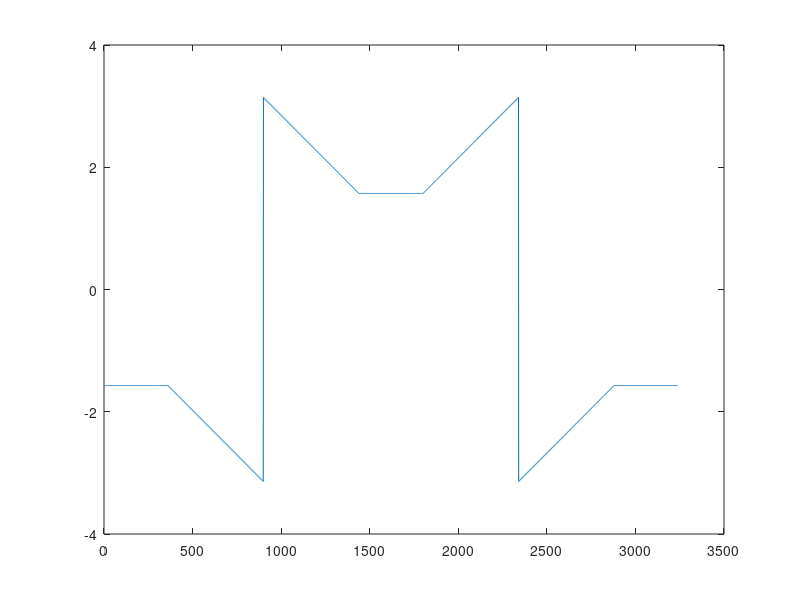

This chart was generated by the following MATLAB code: (Note: this script raises an error after producing the figure.)
% 場景測試腳本：S 曲線 下的路徑生成驗證


clear all
close all
clc


points=360*3;
t=linspace(pi,0,points);
a=15;
for i=1:points
x1(i)=(a+5)+a*cos(t(i));
y1(i)=(a+5)+a*sin(t(i));
end

x2=35*ones(1,360);
y2=linspace(19.95,-10,360);

t=linspace(-pi,0,points);
for i=1:points
x3(i)=55+20*cos(t(i));
y3(i)=-10+20*sin(t(i));
end

x0=5*ones(1,360);
y0=linspace(-24.95,19.95,360);

xe=75*ones(1,360);
ye=linspace(-9.95,30,360);

points=360*3;
t=linspace(-pi,0,points);
a=15;
for i=1:points
x5(i)=(a+5)+a*cos(t(i));
y5(i)=-25+a*sin(t(i));
end


x_=[x0 x1 x2 x3 xe] ; 
y_=[y0 y1 y2 y3 ye];
M=length(x_);


clear x0 x1 x2 x3 xe
clear y0 y1 y2 y3 ye
q=2
x(1)=x_(M)
y(1)=y_(M)
for i=1:M-1
    x(q)=x_(M-i);
    y(q)=y_(M-i);
    q=q+1;
end

%%%%%~~~~~~~~~~~~~~~~~~~~~~~  Get Heading Angle ~~~~~~~~~~~~~~~~~%%%%%%%%%%

for i=1:M-1
y_d=y(i+1)-y(i);
x_d=x(i+1)-x(i);
theda(i)=atan2(y_d,x_d);
theda_deg(i)=rad2deg(theda(i));
end
%%%%%%%%%%%%%%%%%%%%%%%%%%%%%%%%%%%%%%%%%%%%%%%%%%%%%%%%%%%%%%%%%%%%%%%%%%%
figure (1)
plot(theda);

% %%%%%%%%%%%%%%%%%%%%%%%%%%%%%%%%%%%%%%%%%%%%%%%%%%%%%%%%%%%%%%%%%%%%%%%%%%%
for k=1:20

start=(k-1)*150+2
target=150*k
if target>=M
target=M-1;
end


now=[x(start);y(start)];
next=[x(target);y(target)];

delta=next-now
theda_in=theda(start)
theda_out=theda(target)

DT=theda_out-theda_in;
if DT<-pi
theda_out=theda(target)+2*pi
elseif DT>pi
    theda_in=theda(start)+2*pi;
else
end

phi_tag=theda_out-theda_in
check=rad2deg(phi_tag)

delta_b=now-[x(start-1);y(start-1)]
[ alfa Quadrant] = my_yaw_angle( delta_b )
TFS=[cos(alfa) -sin(alfa); sin(alfa) cos(alfa)];  

iTFS=inv(TFS)
QQQ=iTFS*delta

x_tag=QQQ(1);
y_tag=QQQ(2);

xic=[0 0 0 0]';
[ ZZ p] = my_path( x_tag, y_tag, phi_tag, xic );
% 
% %%%%%%%%%%%%%%%%%%%%%%%%%%%%   Path Rotation   %%%%%%%%%%%%%%%%%%%%%%%%%%%%

for i=1:1000
Temp=[ ZZ(1,i) ZZ(2,i)]';    
ZZ_R(:,i)=TFS*Temp+now;
end

%%%%%%%%%%%%%%%%%%%%%%%%%%%%%%%%%%%%%%%%%%%%%%%%%%%%%%%%%%%%%%%%%%%%%%%%%%%
figure (2)
hold on
plot(x,y,'r');
plot(next(1,1),next(2,1),'k*');
plot(now(1,1),now(2,1),'ks');
xlabel('X')
ylabel('Y')
plot(ZZ_R(1,:),ZZ_R(2,:),'b');
title('Path Cruve Fitting Demo')
axis equal
pause(0.5)
end
